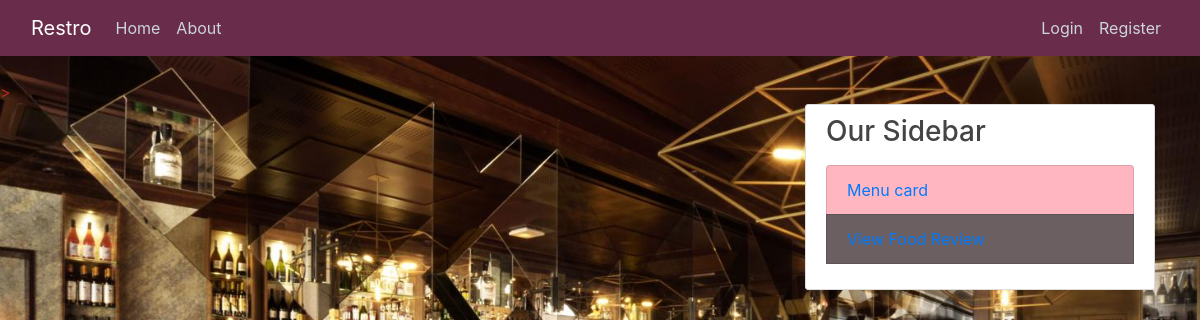
Page /customer_home on the earlier database version.
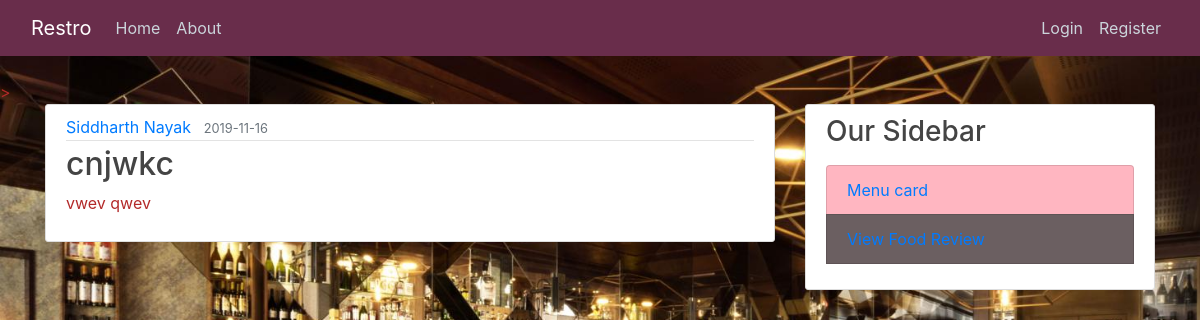
Same page on the later database version.
### restro/models.py (models this page shows, shortened)
class Review(db.Model):
    id = db.Column(db.Integer, primary_key=True)
    item_name = db.Column(db.String(100), nullable=False)
    date_posted = db.Column(db.DateTime, nullable=False, default=datetime.utcnow)
    content = db.Column(db.Text, nullable=False)
    user_id = db.Column(db.Integer, db.ForeignKey('user.id'), nullable=False)

class User(db.Model,UserMixin):
    id = db.Column(db.Integer, primary_key=True)
    name = db.Column(db.String(40), unique=True, nullable=False)
    email = db.Column(db.String(120), unique=True, nullable=False)
    phone_number = db.Column(db.String(10), nullable=False)
    address = db.Column(db.String(100), nullable=False)
    password = db.Column(db.String(60), nullable=False)
    review=db.relationship('Review',backref='author',lazy=True)
    review_food=db.relationship('Review_food',backref='author',lazy=True)

### restro/routes.py (the view)
@app.route("/customer_home")
def customer_home():
    reviews=Review.query.all()
    return render_template('home.html',review=reviews)

### restro/routes.py (called while the page is built)
@app.context_processor
def utility_processor():
    def table_utilization(table):
        start_datetime = datetime.datetime.combine(datetime.datetime.date(datetime.datetime.now()), datetime.datetime.min.time())
        end_datetime = start_datetime + datetime.timedelta(days=1)
        num_reservations = len(Reservation.query.filter(Reservation.table==table, Reservation.reservation_time > start_datetime, Reservation.reservation_time < end_datetime).all())
        return (num_reservations / float(RESTAURANT_CLOSE_TIME - RESTAURANT_OPEN_TIME)) * 100
    return dict(table_utilization=table_utilization)

### restro/templates/home.html
{% extends "layout.html" %}
{% block content %}
    {% for review in review %}
        <article class="media content-section">
          <div class="media-body">
            <div class="article-metadata">
              <a class="mr-2" href="#">{{ review.author.name }}</a>
              <small class="text-muted">{{ review.date_posted.strftime('%Y-%m-%d') }}</small>
            </div>
            <h2 class="article-title">{{ review.item_name }}</h2>
            <p class="article-content">{{ review.content }}</p>
          </div>
        </article>
    {% endfor %}
{% endblock content %}

Differences in the rows shown:
added Review: author.name "Siddharth Nayak", date_posted "2019-11-16", item_name "cnjwkc", content "vwev qwev"
